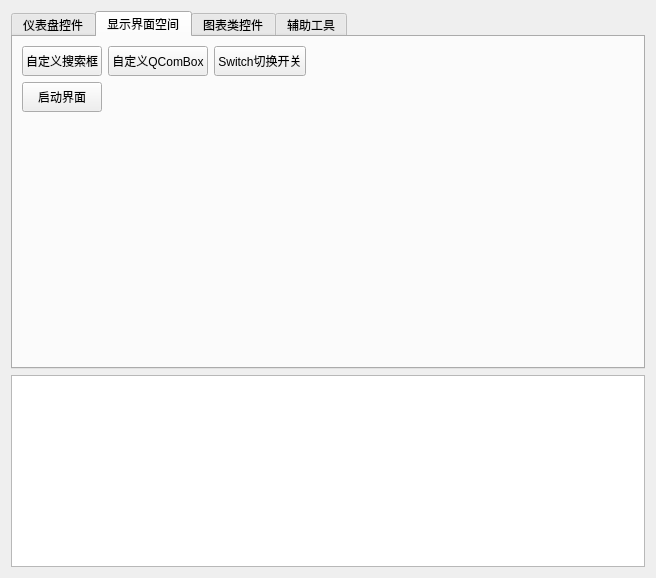
<?xml version="1.0" encoding="UTF-8"?>
<ui version="4.0">
 <class>ExampleWidget</class>
 <widget class="QWidget" name="ExampleWidget">
  <property name="geometry">
   <rect>
    <x>0</x>
    <y>0</y>
    <width>656</width>
    <height>578</height>
   </rect>
  </property>
  <property name="windowTitle">
   <string>Form</string>
  </property>
  <layout class="QVBoxLayout" name="verticalLayout_2">
   <item>
    <layout class="QVBoxLayout" name="verticalLayout">
     <item>
      <widget class="QTabWidget" name="tabWidget">
       <property name="tabShape">
        <enum>QTabWidget::Rounded</enum>
       </property>
       <property name="currentIndex">
        <number>1</number>
       </property>
       <property name="elideMode">
        <enum>Qt::ElideRight</enum>
       </property>
       <property name="documentMode">
        <bool>false</bool>
       </property>
       <property name="tabsClosable">
        <bool>false</bool>
       </property>
       <property name="movable">
        <bool>false</bool>
       </property>
       <property name="tabBarAutoHide">
        <bool>false</bool>
       </property>
       <widget class="QWidget" name="tab">
        <attribute name="title">
         <string>仪表盘控件</string>
        </attribute>
        <layout class="QVBoxLayout" name="verticalLayout_3">
         <item>
          <layout class="QHBoxLayout" name="horizontalLayout">
           <property name="spacing">
            <number>10</number>
           </property>
           <item>
            <widget class="QPushButton" name="pushButton">
             <property name="minimumSize">
              <size>
               <width>0</width>
               <height>30</height>
              </size>
             </property>
             <property name="text">
              <string>指南针</string>
             </property>
            </widget>
           </item>
           <item>
            <widget class="QPushButton" name="pushButton_2">
             <property name="minimumSize">
              <size>
               <width>0</width>
               <height>30</height>
              </size>
             </property>
             <property name="text">
              <string>汽车仪表盘1</string>
             </property>
            </widget>
           </item>
           <item>
            <widget class="QPushButton" name="pushButton_3">
             <property name="minimumSize">
              <size>
               <width>0</width>
               <height>30</height>
              </size>
             </property>
             <property name="text">
              <string>汽车仪表盘2</string>
             </property>
            </widget>
           </item>
           <item>
            <widget class="QPushButton" name="pushButton_7">
             <property name="minimumSize">
              <size>
               <width>0</width>
               <height>30</height>
              </size>
             </property>
             <property name="text">
              <string>速度仪表1</string>
             </property>
            </widget>
           </item>
           <item>
            <widget class="QPushButton" name="pushButton_8">
             <property name="minimumSize">
              <size>
               <width>0</width>
               <height>30</height>
              </size>
             </property>
             <property name="text">
              <string>速度仪表2</string>
             </property>
            </widget>
           </item>
           <item>
            <widget class="QPushButton" name="pushButton_5">
             <property name="minimumSize">
              <size>
               <width>0</width>
               <height>30</height>
              </size>
             </property>
             <property name="text">
              <string>姿势仪表</string>
             </property>
            </widget>
           </item>
           <item>
            <spacer name="horizontalSpacer_5">
             <property name="orientation">
              <enum>Qt::Horizontal</enum>
             </property>
             <property name="sizeHint" stdset="0">
              <size>
               <width>40</width>
               <height>20</height>
              </size>
             </property>
            </spacer>
           </item>
          </layout>
         </item>
         <item>
          <layout class="QHBoxLayout" name="horizontalLayout_4">
           <item>
            <widget class="QPushButton" name="pushButton_10">
             <property name="minimumSize">
              <size>
               <width>0</width>
               <height>30</height>
              </size>
             </property>
             <property name="text">
              <string>圆形进度条</string>
             </property>
            </widget>
           </item>
           <item>
            <widget class="QPushButton" name="pushButton_11">
             <property name="minimumSize">
              <size>
               <width>0</width>
               <height>30</height>
              </size>
             </property>
             <property name="text">
              <string>多彩进度条</string>
             </property>
            </widget>
           </item>
           <item>
            <spacer name="horizontalSpacer_6">
             <property name="orientation">
              <enum>Qt::Horizontal</enum>
             </property>
             <property name="sizeHint" stdset="0">
              <size>
               <width>40</width>
               <height>20</height>
              </size>
             </property>
            </spacer>
           </item>
          </layout>
         </item>
         <item>
          <spacer name="verticalSpacer">
           <property name="orientation">
            <enum>Qt::Vertical</enum>
           </property>
           <property name="sizeHint" stdset="0">
            <size>
             <width>20</width>
             <height>238</height>
            </size>
           </property>
          </spacer>
         </item>
        </layout>
       </widget>
       <widget class="QWidget" name="tab_2">
        <attribute name="title">
         <string>显示界面空间</string>
        </attribute>
        <layout class="QVBoxLayout" name="verticalLayout_4">
         <item>
          <layout class="QHBoxLayout" name="horizontalLayout_5">
           <item>
            <widget class="QPushButton" name="pushButton_4">
             <property name="minimumSize">
              <size>
               <width>0</width>
               <height>30</height>
              </size>
             </property>
             <property name="text">
              <string>自定义搜索框</string>
             </property>
            </widget>
           </item>
           <item>
            <widget class="QPushButton" name="pushButton_12">
             <property name="minimumSize">
              <size>
               <width>0</width>
               <height>30</height>
              </size>
             </property>
             <property name="styleSheet">
              <string notr="true"/>
             </property>
             <property name="text">
              <string>自定义QComBox</string>
             </property>
            </widget>
           </item>
           <item>
            <widget class="QPushButton" name="pushButton_14">
             <property name="minimumSize">
              <size>
               <width>0</width>
               <height>30</height>
              </size>
             </property>
             <property name="text">
              <string>Switch切换开关</string>
             </property>
            </widget>
           </item>
           <item>
            <spacer name="horizontalSpacer">
             <property name="orientation">
              <enum>Qt::Horizontal</enum>
             </property>
             <property name="sizeHint" stdset="0">
              <size>
               <width>40</width>
               <height>20</height>
              </size>
             </property>
            </spacer>
           </item>
          </layout>
         </item>
         <item>
          <layout class="QHBoxLayout" name="horizontalLayout_6">
           <item>
            <widget class="QPushButton" name="pushButton_13">
             <property name="minimumSize">
              <size>
               <width>0</width>
               <height>30</height>
              </size>
             </property>
             <property name="text">
              <string>启动界面</string>
             </property>
            </widget>
           </item>
           <item>
            <spacer name="horizontalSpacer_2">
             <property name="orientation">
              <enum>Qt::Horizontal</enum>
             </property>
             <property name="sizeHint" stdset="0">
              <size>
               <width>40</width>
               <height>20</height>
              </size>
             </property>
            </spacer>
           </item>
          </layout>
         </item>
         <item>
          <spacer name="verticalSpacer_2">
           <property name="orientation">
            <enum>Qt::Vertical</enum>
           </property>
           <property name="sizeHint" stdset="0">
            <size>
             <width>20</width>
             <height>238</height>
            </size>
           </property>
          </spacer>
         </item>
        </layout>
       </widget>
       <widget class="QWidget" name="tab_3">
        <attribute name="title">
         <string>图表类控件</string>
        </attribute>
       </widget>
       <widget class="QWidget" name="tab_4">
        <attribute name="title">
         <string>辅助工具</string>
        </attribute>
        <layout class="QVBoxLayout" name="verticalLayout_5">
         <item>
          <layout class="QHBoxLayout" name="horizontalLayout_3">
           <item>
            <widget class="QPushButton" name="pushButton_6">
             <property name="minimumSize">
              <size>
               <width>0</width>
               <height>30</height>
              </size>
             </property>
             <property name="text">
              <string>性能监控</string>
             </property>
            </widget>
           </item>
           <item>
            <spacer name="horizontalSpacer_3">
             <property name="orientation">
              <enum>Qt::Horizontal</enum>
             </property>
             <property name="sizeHint" stdset="0">
              <size>
               <width>40</width>
               <height>20</height>
              </size>
             </property>
            </spacer>
           </item>
          </layout>
         </item>
         <item>
          <layout class="QHBoxLayout" name="horizontalLayout_2">
           <item>
            <widget class="QPushButton" name="pushButton_9">
             <property name="minimumSize">
              <size>
               <width>0</width>
               <height>30</height>
              </size>
             </property>
             <property name="text">
              <string>图片旋转缩放</string>
             </property>
            </widget>
           </item>
           <item>
            <spacer name="horizontalSpacer_4">
             <property name="orientation">
              <enum>Qt::Horizontal</enum>
             </property>
             <property name="sizeHint" stdset="0">
              <size>
               <width>40</width>
               <height>20</height>
              </size>
             </property>
            </spacer>
           </item>
          </layout>
         </item>
         <item>
          <spacer name="verticalSpacer_3">
           <property name="orientation">
            <enum>Qt::Vertical</enum>
           </property>
           <property name="sizeHint" stdset="0">
            <size>
             <width>20</width>
             <height>238</height>
            </size>
           </property>
          </spacer>
         </item>
        </layout>
       </widget>
      </widget>
     </item>
     <item>
      <widget class="QTextEdit" name="textEdit">
       <property name="sizePolicy">
        <sizepolicy hsizetype="Expanding" vsizetype="Maximum">
         <horstretch>0</horstretch>
         <verstretch>0</verstretch>
        </sizepolicy>
       </property>
      </widget>
     </item>
    </layout>
   </item>
  </layout>
 </widget>
 <resources/>
 <connections/>
</ui>
